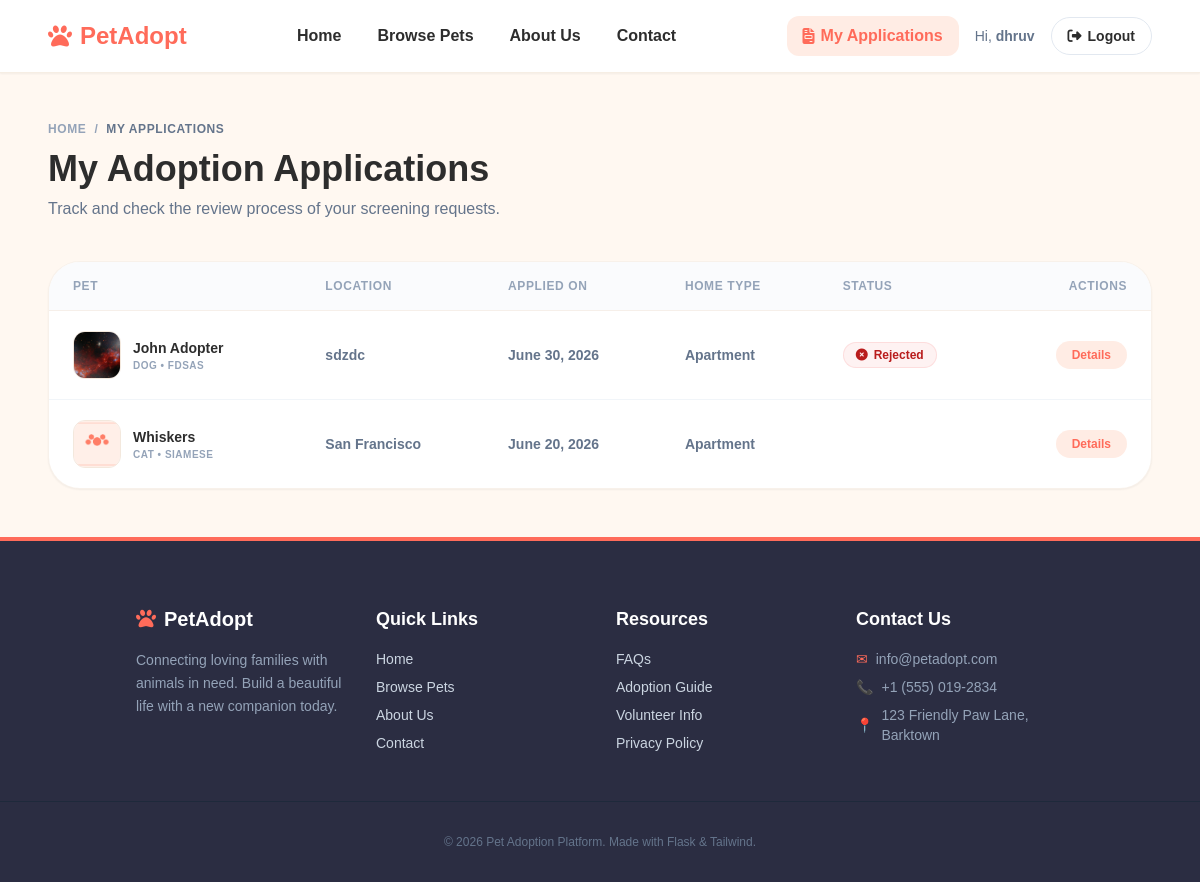
The app's page /my-applications (signed in) with its own data.
### models.py (models this page shows, shortened)
class User(db.Model, UserMixin):
    __tablename__ = 'users'
    id = db.Column(db.Integer, primary_key=True)
    name = db.Column(db.String(100), nullable=False)
    email = db.Column(db.String(120), unique=True, nullable=False)
    password_hash = db.Column(db.String(255), nullable=False)
    role = db.Column(db.String(20), nullable=False, default='adopter')  # adopter, shelter, admin
    phone = db.Column(db.String(20), nullable=True)
    city = db.Column(db.String(100), nullable=True)
    created_at = db.Column(db.DateTime, default=datetime.utcnow)
    pets = db.relationship('Pet', backref='shelter', lazy=True, cascade="all, delete-orphan")
    applications = db.relationship('AdoptionApplication', backref='applicant', lazy=True, cascade="all, delete-orphan")

class AdoptionApplication(db.Model):
    __tablename__ = 'adoption_applications'
    id = db.Column(db.Integer, primary_key=True)
    pet_id = db.Column(db.Integer, db.ForeignKey('pets.id'), nullable=False)
    applicant_id = db.Column(db.Integer, db.ForeignKey('users.id'), nullable=False)
    full_name = db.Column(db.String(100), nullable=False)
    phone = db.Column(db.String(20), nullable=False)
    address = db.Column(db.String(255), nullable=False)
    home_type = db.Column(db.String(50), nullable=False)  # Apartment, House, Farmhouse, Other
    reason = db.Column(db.Text, nullable=False)
    previous_pet_experience = db.Column(db.Text, nullable=True)
    status = db.Column(db.String(20), nullable=False, default='pending')  # pending, approved, rejected
    applied_at = db.Column(db.DateTime, default=datetime.utcnow)

class Pet(db.Model):
    __tablename__ = 'pets'
    id = db.Column(db.Integer, primary_key=True)
    name = db.Column(db.String(100), nullable=False)
    species = db.Column(db.String(50), nullable=False)  # Dog, Cat, Rabbit, Bird, Other
    breed = db.Column(db.String(100), nullable=True)
    age = db.Column(db.Integer, nullable=True)
    gender = db.Column(db.String(20), nullable=False)  # Male, Female
    size = db.Column(db.String(20), nullable=False)  # Small, Medium, Large
    color = db.Column(db.String(50), nullable=True)
    description = db.Column(db.Text, nullable=True)
    photo = db.Column(db.String(255), nullable=True, default='default_pet.png')
    location = db.Column(db.String(100), nullable=False)
    vaccinated = db.Column(db.Boolean, default=False)
    is_adopted = db.Column(db.Boolean, default=False)
    shelter_id = db.Column(db.Integer, db.ForeignKey('users.id'), nullable=False)
    created_at = db.Column(db.DateTime, default=datetime.utcnow)
    applications = db.relationship('AdoptionApplication', backref='pet', lazy=True, cascade="all, delete-orphan")

### adoption_routes.py (the view)
@adoptions_bp.route('/my-applications')
@login_required
@role_required('adopter')
def my_applications():
    applications = AdoptionApplication.query.filter_by(
        applicant_id=current_user.id
    ).order_by(AdoptionApplication.applied_at.desc()).all()
    return render_template('adoptions/my_applications.html', applications=applications)

### utils.py (called while the page is built)
def role_required(*roles):
    def decorator(f):
        @wraps(f)
        def decorated_function(*args, **kwargs):
            if not current_user.is_authenticated or current_user.role not in roles:
                abort(403)
            return f(*args, **kwargs)
        return decorated_function
    return decorator

### templates/adoptions/my_applications.html (shortened to what this page needs)
{% extends 'base.html' %}
{% block content %}
<div class="container mx-auto max-w-7xl px-6 md:px-12 py-12">
    <div class="mb-10 text-left animate-fade-in-up">
        <nav class="flex items-center gap-2 text-xs font-bold uppercase tracking-wider text-slate-400 mb-3">
            <a href="{{ url_for('general.home') }}" class="hover:text-primary transition-colors">Home</a>
            <span>/</span>
            <span class="text-slate-500">My Applications</span>
        </nav>
        <h1 class="text-3xl md:text-4xl font-black text-dark mb-2">My Adoption Applications</h1>
        <p class="text-slate-500 text-sm md:text-base">Track and check the review process of your screening requests.</p>
    </div>
    <div class="animate-fade-in-up" style="animation-delay: 100ms;">
        {% if applications %}
            <div class="hidden md:block bg-white border border-border/60 rounded-[32px] overflow-hidden shadow-sm">
                <table class="w-full text-left border-collapse">
                    <thead>
                        <tr class="bg-slate-50/70 border-b border-border/60">
                            <th class="py-4 px-6 text-xs font-bold text-slate-400 uppercase tracking-wider">Pet</th>
                            <th class="py-4 px-6 text-xs font-bold text-slate-400 uppercase tracking-wider">Location</th>
                            <th class="py-4 px-6 text-xs font-bold text-slate-400 uppercase tracking-wider">Applied On</th>
                            <th class="py-4 px-6 text-xs font-bold text-slate-400 uppercase tracking-wider">Home Type</th>
                            <th class="py-4 px-6 text-xs font-bold text-slate-400 uppercase tracking-wider">Status</th>
                            <th class="py-4 px-6 text-xs font-bold text-slate-400 uppercase tracking-wider text-right">Actions</th>
                        </tr>
                    </thead>
                    <tbody class="divide-y divide-slate-100">
                        {% for app in applications %}
                            <tr class="hover:bg-slate-50/50 transition-colors">
                                <td class="py-5 px-6">
                                    <div class="flex items-center gap-3">
                                        <div class="w-12 h-12 rounded-xl overflow-hidden border border-border bg-slate-50 flex-shrink-0">
                                            {% if app.pet.photo %}
                                                <img src="{{ url_for('static', filename='uploads/pet_photos/' + app.pet.photo) }}" alt="{{ app.pet.name }}" class="w-full h-full object-cover">
                                            {% else %}
                                                <img src="{{ url_for('static', filename='uploads/pet_photos/default_pet.png') }}" alt="{{ app.pet.name }}" class="w-full h-full object-cover">
                                            {% endif %}
                                        </div>
                                        <div>
                                            <h4 class="text-sm font-black text-dark">{{ app.pet.name }}</h4>
                                            <p class="text-[10px] text-slate-400 font-bold uppercase tracking-wider">{{ app.pet.species }} &bull; {% if app.pet.breed %}{{ app.pet.breed }}{% else %}Mixed Breed{% endif %}</p>
                                        </div>
                                    </div>
                                </td>
                                <td class="py-5 px-6 text-sm text-slate-500 font-semibold">
                                    {{ app.pet.location }}
                                </td>
                                <td class="py-5 px-6 text-sm text-slate-500 font-semibold">
                                    {{ app.applied_at.strftime('%B %d, %Y') }}
                                </td>
                                <td class="py-5 px-6 text-sm text-slate-500 font-semibold">
                                    {{ app.home_type }}
                                </td>
                                <td class="py-5 px-6">
                                    {% if app.status == 'pending' %}
                                        <span class="inline-flex items-center gap-1.5 text-xs font-bold px-3 py-1 bg-amber-50 text-amber-700 border border-amber-200/50 rounded-full">
                                            <i class="fa-regular fa-clock"></i> Pending
                                        </span>
                                    {% elif app.status == 'approved' %}
                                        <span class="inline-flex items-center gap-1.5 text-xs font-bold px-3 py-1 bg-emerald-50 text-emerald-700 border border-emerald-200/50 rounded-full">
                                            <i class="fa-solid fa-circle-check"></i> Approved
                                        </span>
                                    {% elif app.status == 'rejected' %}
                                        <span class="inline-flex items-center gap-1.5 text-xs font-bold px-3 py-1 bg-red-50 text-red-700 border border-red-200/50 rounded-full">
                                            <i class="fa-solid fa-circle-xmark"></i> Rejected
                                        </span>
                                    {% endif %}
                                </td>
                                <td class="py-5 px-6 text-right">
                                    <a
                                      href="{{ url_for('pets.pet_detail', pet_id=app.pet.id) }}"
                                      class="inline-block py-1.5 px-4 bg-primary-light hover:bg-primary/25 text-primary font-bold rounded-full text-xs transition-colors"
                                    >
                                        Details
                                    </a>
                                </td>
                            </tr>
                        {% endfor %}
                    </tbody>
                </table>
            </div>
        {% endif %}
    </div>
</div>
{% endblock %}

### templates/base.html (shortened to what this page needs)
<!DOCTYPE html>
<html lang="en">
<head>
    <script src="https://cdn.tailwindcss.com"></script>
    <link href="https://cdnjs.cloudflare.com/ajax/libs/font-awesome/6.4.2/css/all.min.css" rel="stylesheet">
    <link href="{{ url_for('static', filename='css/style.css') }}" rel="stylesheet">
</head>
<body class="bg-[#FFF8F1] text-[#2D2D2D] font-sans antialiased overflow-x-hidden flex flex-col min-h-screen">
    <nav class="sticky top-0 z-40 bg-white/95 backdrop-blur-md border-b border-[#f1e3d3]/60 shadow-sm py-4 px-6 md:px-12 flex justify-between items-center transition-all">
        <a href="{{ url_for('general.home') }}" class="flex items-center gap-2 text-primary font-black text-2xl">
            <i class="fa-solid fa-paw"></i>
            <span>PetAdopt</span>
        </a>
        <div class="hidden lg:flex items-center gap-1">
            <a href="{{ url_for('general.home') }}" class="px-4 py-2 rounded-xl text-base font-semibold transition-all {% if request.endpoint == 'general.home' %}text-primary bg-primary-light{% else %}text-dark hover:text-primary hover:bg-primary-light/40{% endif %}">Home</a>
            <a href="{{ url_for('pets.pet_list') }}" class="px-4 py-2 rounded-xl text-base font-semibold transition-all {% if request.endpoint == 'pets.pet_list' %}text-primary bg-primary-light{% else %}text-dark hover:text-primary hover:bg-primary-light/40{% endif %}">Browse Pets</a>
            <a href="{{ url_for('general.about') }}" class="px-4 py-2 rounded-xl text-base font-semibold transition-all {% if request.endpoint == 'general.about' %}text-primary bg-primary-light{% else %}text-dark hover:text-primary hover:bg-primary-light/40{% endif %}">About Us</a>
            <a href="{{ url_for('general.contact') }}" class="px-4 py-2 rounded-xl text-base font-semibold transition-all {% if request.endpoint == 'general.contact' %}text-primary bg-primary-light{% else %}text-dark hover:text-primary hover:bg-primary-light/40{% endif %}">Contact</a>
        </div>
        <div class="hidden lg:flex items-center gap-3">
            {% if current_user.is_authenticated %}
                <div class="flex items-center gap-4">
                    {% if current_user.role == 'adopter' %}
                        <a href="{{ url_for('adoptions.my_applications') }}" class="flex items-center gap-1.5 px-4 py-2 rounded-xl text-base font-semibold transition-all {% if request.endpoint == 'adoptions.my_applications' %}text-primary bg-primary-light{% else %}text-dark hover:text-primary{% endif %}">
                            <i class="fa-solid fa-file-invoice"></i> My Applications
                        </a>
                    {% endif %}
                    <span class="text-sm font-medium text-slate-500">
                        Hi, <strong>{{ current_user.name.split(' ')[0] }}</strong>
                    </span>
                    <a href="{{ url_for('auth.logout') }}" class="flex items-center gap-1.5 px-4 py-2 rounded-full border border-slate-200 hover:border-primary hover:text-primary font-semibold text-sm transition-all">
                        <i class="fa-solid fa-right-from-bracket"></i> Logout
                    </a>
                </div>
            {% endif %}
        </div>
    </nav>
    <main class="flex-grow">
        {% block content %}{% endblock %}
    </main>
    <footer class="bg-[#2b2d42] text-[#ecf0f1] pt-16 pb-8 border-t-4 border-primary">
        <div class="container mx-auto px-6 md:px-12 grid grid-cols-1 md:grid-cols-4 gap-8">
            <div>
                <h5 class="text-white text-xl font-black flex items-center gap-2 mb-4">
                    <i class="fa-solid fa-paw text-primary"></i> PetAdopt
                </h5>
                <p class="text-slate-400 text-sm leading-relaxed">Connecting loving families with animals in need. Build a beautiful life with a new companion today.</p>
            </div>
            <div>
                <h6 class="text-white font-bold text-lg mb-4">Quick Links</h6>
                <div class="flex flex-col gap-2">
                    <a href="{{ url_for('general.home') }}" class="text-left text-slate-300 hover:text-primary text-sm transition-all">Home</a>
                    <a href="{{ url_for('pets.pet_list') }}" class="text-left text-slate-300 hover:text-primary text-sm transition-all">Browse Pets</a>
                    <a href="{{ url_for('general.about') }}" class="text-left text-slate-300 hover:text-primary text-sm transition-all">About Us</a>
                    <a href="{{ url_for('general.contact') }}" class="text-left text-slate-300 hover:text-primary text-sm transition-all">Contact</a>
                </div>
            </div>
            <div>
                <h6 class="text-white font-bold text-lg mb-4">Resources</h6>
                <div class="flex flex-col gap-2 text-slate-300 text-sm">
                    <a href="#" class="hover:text-primary transition-all">FAQs</a>
                    <a href="#" class="hover:text-primary transition-all">Adoption Guide</a>
                    <a href="#" class="hover:text-primary transition-all">Volunteer Info</a>
                    <a href="#" class="hover:text-primary transition-all">Privacy Policy</a>
                </div>
            </div>
            <div>
                <h6 class="text-white font-bold text-lg mb-4">Contact Us</h6>
                <p class="text-slate-400 text-sm mb-2 flex items-center gap-2"><span class="text-primary">✉</span> info@petadopt.com</p>
                <p class="text-slate-400 text-sm mb-2 flex items-center gap-2"><span class="text-primary">📞</span> +1 (555) 019-2834</p>
                <p class="text-slate-400 text-sm flex items-center gap-2"><span class="text-primary">📍</span> 123 Friendly Paw Lane, Barktown</p>
            </div>
        </div>
        <div class="border-t border-slate-800 pt-8 mt-12 text-center text-slate-500 text-xs">
            <p>&copy; 2026 Pet Adoption Platform. Made with Flask & Tailwind.</p>
        </div>
    </footer>
</body>
</html>

### static/css/style.css (style rules this page uses)
.animate-fade-in-up { opacity: 0; animation: fadeInUp 0.7s cubic-bezier(0.16, 1, 0.3, 1) forwards; }

### records on screen
User: name "dhruv"
AdoptionApplication: photo (picture), pet.name "John Adopter", pet.species "DOG", pet.breed "FDSAS", pet.location "sdzdc", applied_at "June 30, 2026", home_type "Apartment", status "rejected" (drawn)
AdoptionApplication: photo (placeholder picture), pet.name "Whiskers", pet.species "CAT", pet.breed "SIAMESE", pet.location "San Francisco", applied_at "June 20, 2026", home_type "Apartment"
